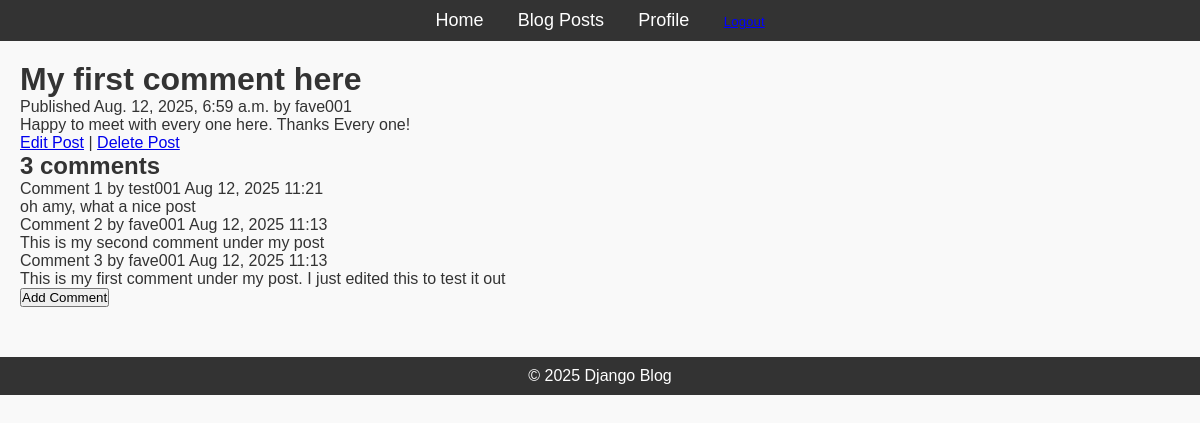
The page /blog/post/1/ (signed in) on the database its author committed.
### blog/models.py (models this page shows, shortened)
class Post(models.Model):
    title = models.CharField(max_length=200)
    content = models.TextField()
    published_date = models.DateTimeField(auto_now_add=True)
    author = models.ForeignKey(User, on_delete=models.CASCADE, related_name='post_author')

class Comment(models.Model):
    post = models.ForeignKey(Post, on_delete=models.CASCADE, related_name='comments')
    author = models.ForeignKey(User, on_delete=models.CASCADE, related_name='comment_author')
    content = models.TextField()
    created_at = models.DateTimeField(auto_now_add=True)
    updated_at = models.DateTimeField(auto_now=True)

### blog/views.py (the view)
# urls.py: path('post/<int:pk>/', PostDetailView.as_view(), name='post_detail'),
class PostDetailView(DetailView):
    model = Post
    template_name = 'blog/post_detail.html'
    def get_context_data(self, **kwargs):
        context = super().get_context_data(**kwargs)
        post = self.object
        context['comments'] = post.comments.all().order_by('-created_at')
        context['form'] = CommentForm()
        return context

### blog/templates/blog/post_detail.html (shortened to what this page needs)
{% extends "blog/base.html" %}
{% block content %}
    <h1>{{ post.title }}</h1>
    <p class="date">
        Published {{ post.published_date }} by {{ post.author }}
    </p>
    {{ post.content|linebreaks }}
    <a href="{% url 'post_edit' post.pk %}">Edit Post</a>
    <a> | </a>
    <a href="{% url 'post_delete' post.pk %}">Delete Post</a>
    {% with comments.count as total_comments %}
        <h2>
            {{ total_comments }} comment{{ total_comments|pluralize }}
        </h2>
    {% endwith %}
    {% for comment in comments %}
        <div class="comment">
            <p class="info">
                Comment {{ forloop.counter }} by {{ comment.author.username }}
                {{ comment.created_at|date:"M d, Y H:i" }}
            </p>
            {{ comment.content|linebreaks }}
        </div>
        {% empty %}
            <p>No comments yet. Be the first to comment!</p>
    {% endfor %}
    <form action="{% url 'add_comment' post.pk %}" method="post">
            <button type="submit">Add Comment</button>
    </form>
{% endblock %}

### blog/static/css/styles.css (style rules this page uses)
* { margin: 0; padding: 0; box-sizing: border-box; }
body { font-family: Arial, sans-serif; background-color: #f9f9f9; color: #333; }

### rows shown on the page
Post: title "My first comment here", published_date "Aug. 12, 2025, 6:59 a.m.", author "fave001", content "Happy to meet with every one here. Thanks Every one!"
Comment: author.username "test001", created_at "Aug 12, 2025 11:21", content "oh amy, what a nice post"
Comment: author.username "fave001", created_at "Aug 12, 2025 11:13", content "This is my second comment under my post"
Comment: author.username "fave001", created_at "Aug 12, 2025 11:13", content "This is my first comment under my post. I just edited this to test it out"

### other values the page prints
{{ total_comments }} "3"
